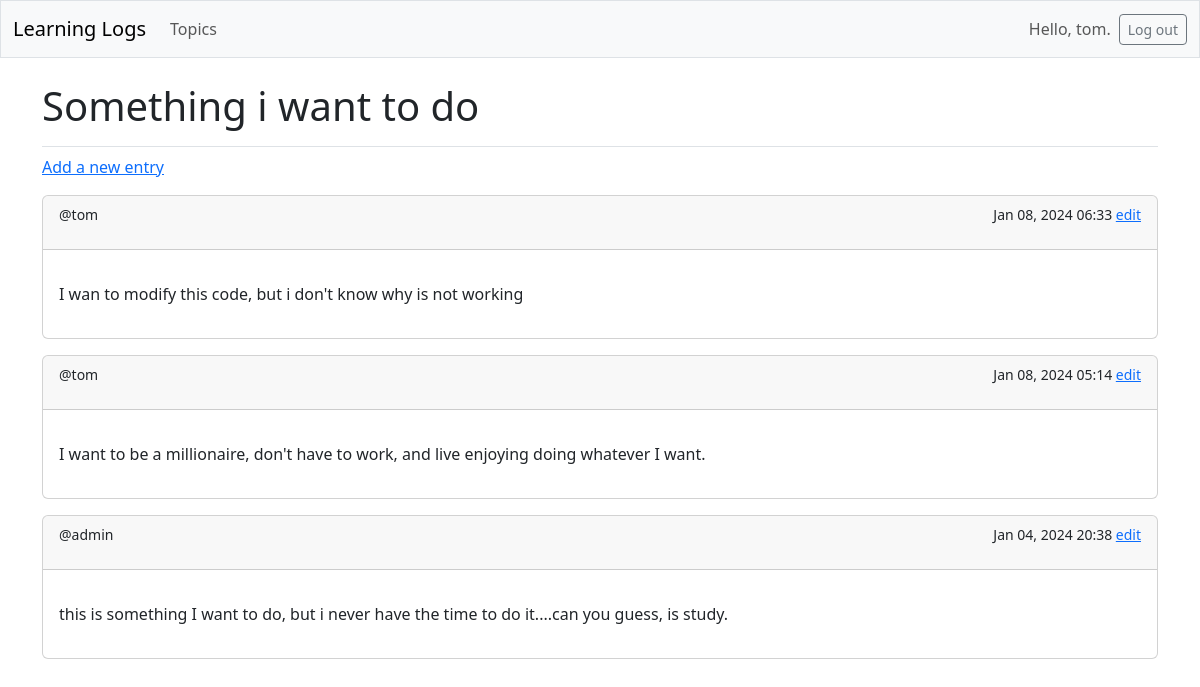
/topics/1/ (signed in), run on the app's committed database.
### logs/models.py (models this page shows, shortened)
class Topic(models.Model):
    text = models.CharField(max_length=200, unique=True)
    date_added = models.DateTimeField(auto_now_add=True)

class Entry(models.Model):
    topic = models.ForeignKey(Topic, on_delete=models.CASCADE)
    text = models.TextField()
    date_added = models.DateTimeField(auto_now_add=True)
    owner = models.ForeignKey(User, on_delete=models.CASCADE)
    class Meta:
        verbose_name_plural = 'entries'

### logs/views.py (the view)
# urls.py: path('topics/<int:topic_id>/', views.topic, name='topic'),
@login_required
def topic(request, topic_id):
    topic = Topic.objects.get(id=topic_id)
    entries = topic.entry_set.order_by('-date_added')
    context = {'topic':topic, 'entries':entries}
    return render(request, 'logs/topic.html', context)

### logs/templates/logs/topic.html
{% extends 'logs/base.html' %} {% block page_header%}
<h1>{{topic.text}}</h1>
{% endblock page_header %} {% block content%}
<p><a href="{% url 'logs:new_entry' topic.id %}">Add a new entry</a></p>
{% for i in entries %}
<div class="card mb-3">
	<small class="card-header">
		<p style="display: inline">@{{i.owner}}</p>
		<p style="float: right; display: inline">
			{{i.date_added|date:'M d, Y H:i'}}
			<a href="{% url 'logs:edit_entry' i.id %}">edit</a>
		</p>
	</small>
	<div class="card-body">
		<p>{{ i.text|linebreaks}}</p>
	</div>
</div>
{% empty %}
<p>There are no entries for this topic yet</p>
{% endfor %} {% endblock content%}

### logs/templates/logs/base.html (shortened to what this page needs)
<!DOCTYPE html>
<html lang="en">
  <head>
    {% load django_bootstrap5 %} {% bootstrap_css %} {% bootstrap_javascript %}
  </head>
  <body>
    <nav class="navbar navbar-expand-md navbar-light bg-light mb-4 border">
      <div class="container-fluid">
        <a class="navbar-brand" href="{% url 'logs:index' %}">Learning Logs</a>
        <div class="collapse navbar-collapse" id="navbarCollapse">
          <ul class="navbar-nav me-auto mb-2 mb-md-0">
            <li class="nav-item">
              <a class="nav-link" href="{% url 'logs:topics' %}">Topics</a>
            </li>
          </ul>
          <ul class="navbar-nav ms-auto mb-2 mb-md-0">
            {% if user.is_authenticated %}
            <li class="nav-item">
              <span class="navbar-text me-2">Hello, {{user.username}}.</span>
            </li>
            {% endif %}
          </ul>
          {% if user.is_authenticated %}
          <form action="{% url 'accounts:logout' %}" method="post">
            <button name="submit" class="btn btn-outline-secondary btn-sm">
              Log out
            </button>
          </form>
          {% endif %}
        </div>
      </div>
    </nav>
    <main class="container">
      <div class="pb-2 mb-2 border-bottom">
        {% block page_header %}{% endblock page_header %}
      </div>
      <div>{% block content %}{% endblock content %}</div>
    </main>
  </body>
</html>

### data on the page
Topic: text "Something i want to do"
Entry: owner "tom", date_added "Jan 08, 2024 06:33", text "I wan to modify this code, but i don't know why is not working"
Entry: owner "tom", date_added "Jan 08, 2024 05:14", text "I want to be a millionaire, don't have to work, and live enjoying doing whatever I want."
Entry: owner "admin", date_added "Jan 04, 2024 20:38", text "this is something I want to do, but i never have the time to do it....can you guess, is study."

### other printed values
{{ user.username }} "tom"
